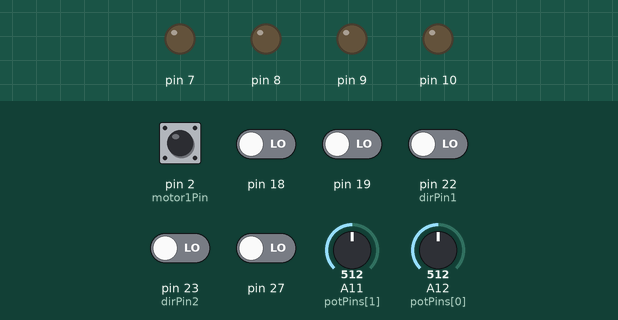
Simulated run of this sketch. Board: Arduino Mega 2560, built with avr-gcc and run on an emulated ATmega2560. On the bench: output pins drawn as LEDs (lit = HIGH). The test bench sets the inputs (shaded band); at power-on: pin 2 (motor1Pin), pin 18, pin 19, pin 22 (dirPin1), pin 23 (dirPin2), pin 27 LOW, A11 (potPins[1]) = 512, A12 (potPins[0]) = 512. The ROS host is connected and sends only what is stated; pins used as bus, display or sensor lines are not drawn; what the sketch prints to the serial monitor is not drawn.

Above: at 1.2 s.
1.3 s: pin 2 (motor1Pin) driven HIGH
At 1.96 s:
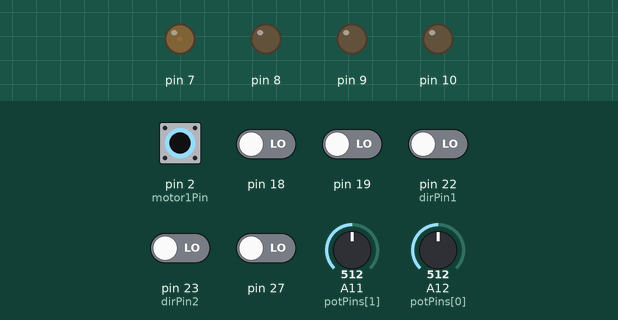
4.3 s: pin 18 driven HIGH
At 6.08 s:
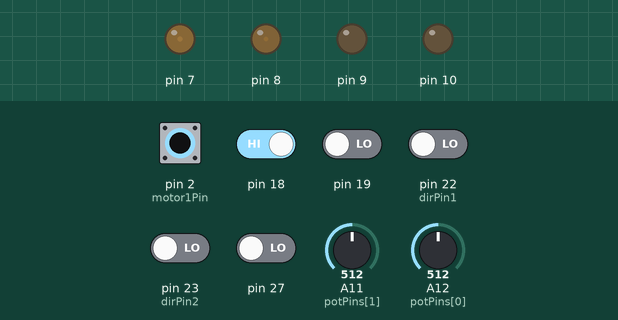
7.3 s: pin 19 driven HIGH
At 9.86 s:
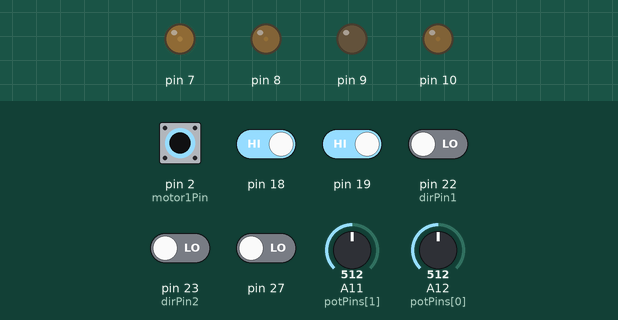
10.3 s: A11 (potPins[1]) set to 0
13.3 s: pin 2 (motor1Pin) pulsed LOW 2 times (0.12 s each, 0.3 s apart)
16.9 s: A12 (potPins[0]) set to 0
At 17.16 s:
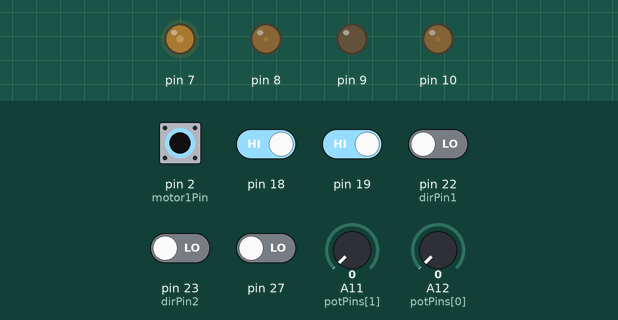
Timing chart, 0 to 23.8 s (numbered marks = the images above; inputs shaded):
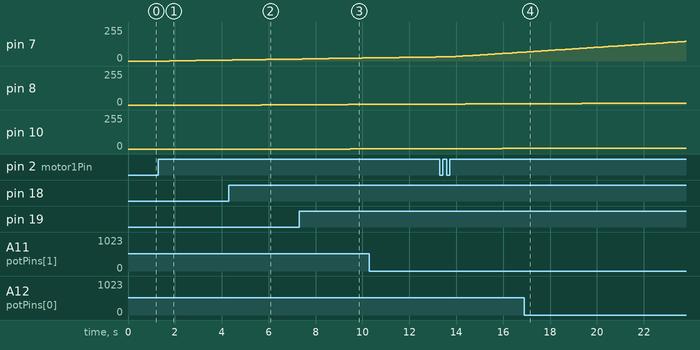

Measured:
- after the input at 1.3 s, pin 7: moves from 0/255 to 7/255 over 2.3 s, starting after 0.46 s
- after the input at 4.3 s, pin 8: 0/255 → 1/255 after 1.4 s, → 2/255 1.2 s later
- after the input at 7.3 s, pin 10: 0/255 → 1/255 after 2.2 s

The sketch:

Percy_4ws_control.ino
```cpp
#include <PID_v1.h>

#include <ros.h>
#include <std_msgs/String.h>
#include <std_msgs/Float64MultiArray.h>

#include <AccelStepper.h>


ros::NodeHandle  nh;
uint8_t dirPin1 = 22;
uint8_t dirPin2 = 23;
uint8_t motor1Pin = 2;
uint8_t motor2Pin = 4;


//encoder Pins array
uint8_t encoderAPins[4]; //remember these must be interupt pins
uint8_t encoderBPins[4];  //this can just be digital pins
uint8_t pwmPins[4];
uint8_t dirPins[4];

long prevT_i[4];
volatile float velocity_i[4];

double Kp = 0.1, Ki = 25, Kd = 0.01;

double target, Input, Output;


//Stepper Motor Variables
#define motorInterfaceType 1
#define NUMSTEPPERS 2      //NOTE Change to 4 for rear robot
#define BUFFER 5
uint8_t stepDirPins[]={28,4,0,0}; //Need to add all stepper pins
uint8_t stepPins[]={29,3,0,0};    //Need to add all stepper pins
float stepperAngles[4];
float stepperSteps[4];
float curAngles[4];
int error[4];
int potVals[]={A12,A11};
uint8_t potPins[]={A12,A11};
int oldAngVals[4];

AccelStepper frontLeftStepper = AccelStepper(motorInterfaceType, stepPins[0], stepDirPins[0]);
AccelStepper frontRightStepper = AccelStepper(motorInterfaceType, stepPins[2], stepDirPins[2]);

AccelStepper rearLeftStepper = AccelStepper(motorInterfaceType, stepPins[1], stepDirPins[1]);
AccelStepper rearRightStepper = AccelStepper(motorInterfaceType, stepPins[3], stepDirPins[3]);


AccelStepper Steppers[] = {frontLeftStepper,rearLeftStepper}; //Just for testsing
//AccelStepper Steppers[] = {frontLeftStepper,rearLeftStepper, frontRightStepper, rearRightStepper}; //for real robot

float lookUpTable[28][2]={
{0  ,0},
{10  ,0},
{20 , 0},
{30 , 6},
{40 , 46},
{50 , 87},
{60 , 128},
{70 , 168},
{80 , 208},
{90 , 253},
{100, 295},
{110, 336},
{120, 378},
{130, 422},
{140, 466},
{150, 514},
{160, 561},
{170, 607},
{180, 656},
{190 ,699},
{200 ,742},
{210 ,784},
{220, 825},
{230, 865},
{240, 905},
{250, 946},
{260, 990},
{270,1018}


  };


double motorSpeed[4]; //desired speed
double motorVelocity[4]; //actual speed of motor
double motorCMD[4]; //pwm signal from pid


PID myPID1(&motorVelocity[0], &motorCMD[0], &motorSpeed[0], Kp, Ki, Kd, DIRECT);
PID myPID2(&motorVelocity[1], &motorCMD[1], &motorSpeed[1], Kp, Ki, Kd, DIRECT);
PID myPID3(&motorVelocity[2], &motorCMD[2], &motorSpeed[2], Kp, Ki, Kd, DIRECT);
PID myPID4(&motorVelocity[3], &motorCMD[3], &motorSpeed[3], Kp, Ki, Kd, DIRECT);

float v2Filt = 0;
float v2Prev[4];


double vel1;
double vel2;
double ang1;
double ang2;

void wheelCommands( const std_msgs::Float64MultiArray& WheelCommand){
//  Serial.println("Recieved Data");
 // Serial.println("Joint2: ");
//  Serial.println(VelCommand.data[0]);
    vel2=WheelCommand.data[1];
  vel1=WheelCommand.data[0];

  ang1 = WheelCommand.data[4];
  ang2 = WheelCommand.data[5];

//  Serial.println("Joint2: ");  // blink the led
//    Serial.println(VelCommand.data[1]);   // blink the led
//Serial.println("Joint3: ");
//  Serial.println(VelCommand.data[2]);   // blink the led
//Serial.println("Joint4: ");
//  Serial.println(VelCommand.data[3]);   // blink the led


}
ros::Subscriber<std_msgs::Float64MultiArray> sub("WheelCommands", wheelCommands );


//#################################### Drive motor Control ###################################

void driveMotorSetup(){
  encoderAPins[1] = 18;
  encoderBPins[1] = 23;
  pwmPins[1] = 8;
  //  dirPins[1] = ;

    encoderAPins[3] = 19;
    encoderBPins[3] = 22;
    pwmPins[3] = 10;
   ///  [0] = 24;

      encoderAPins[2] = 2;
    encoderBPins[2] = 27;
    pwmPins[2] = 7;
//    dirPins[2] = 25;

    encoderAPins[0] = 3;
    encoderBPins[0] = 26 ;
    pwmPins[0] = 9;
  //  dirPins[3] = ;

  for (int i = 0; i < 4; i++) {
    pinMode(encoderAPins[i], INPUT);
    pinMode(encoderAPins[i], INPUT);
    pinMode(pwmPins[i], OUTPUT);
    pinMode(dirPins[i], OUTPUT);
    pinMode(stepDirPins[i],OUTPUT);
    pinMode(stepPins[i],OUTPUT);

  }


  myPID1.SetMode(AUTOMATIC);
  myPID2.SetMode(AUTOMATIC);
  myPID3.SetMode(AUTOMATIC);
  myPID4.SetMode(AUTOMATIC);

  attachInterrupt(digitalPinToInterrupt(encoderAPins[0]),
                  encoderPin1, RISING);
  attachInterrupt(digitalPinToInterrupt(encoderAPins[1]),
                  encoderPin2, RISING);
  attachInterrupt(digitalPinToInterrupt(encoderAPins[2]),
                  encoderPin3, RISING);
  attachInterrupt(digitalPinToInterrupt(encoderAPins[3]),
                  encoderPin4, RISING);

}


//function in attach interupt do not allow for parameters
void encoderPin1() {
  readEncoder(0);
}
void encoderPin2() {
  readEncoder(1);
}
void encoderPin3() {
  readEncoder(2);
}
void encoderPin4() {
  readEncoder(3);
}


void readEncoder(int motorNum) {
  // Read encoder B when ENCA rises
  int b = digitalRead(encoderBPins[motorNum]);
  int increment = 0;
  if (b > 0) {
    // If B is high, increment forward
    increment = 1;
  }
  else {
    // Otherwise, increment backward
    increment = -1;
  }

  // Compute velocity with method 2
  long currT = micros();
  float deltaT = ((float) (currT - prevT_i[motorNum])) / 1.0e6;
  velocity_i[motorNum] = increment / deltaT;
  prevT_i[motorNum] = currT;
}


void driveMainMotors(){


}


//################################### End of Drive Motor Control ################################


// ##################################### Stepper Control #####################################


//Setup function for stepper motors

void stepperSetup(){
  for(int i=0; i<NUMSTEPPERS; i++){
    Steppers[i].setMaxSpeed(1000);
    Steppers[i].moveTo(0);
    Steppers[i].runSpeedToPosition();
  }
}


//finds the angle in the lookup table
int calcAng(int potVal){
  int i = 0;
  float ang = 0;
  if(potVal>992){
    return 270;

  }else if(potVal<6){
        Serial.println("Zero!");
    return 0;
  }

  while(lookUpTable[i][1]<potVal){
    i++;
  }
  if(lookUpTable[i-1][1]!= potVal){
    //interpolation formula: y = y1 + (x-x1)*((y2-y1)/(x2-x1))
    ang = lookUpTable[i-1][0] + (potVal - lookUpTable[i-1][1])*((lookUpTable[i][0]-lookUpTable[i-1][0])/(lookUpTable[i][1]-lookUpTable[i-1][1]));
    Serial.print("inter ang:  ");
    Serial.println(ang);
//    Serial.println(i);
    return (int)ang;
  }
  else{
    return lookUpTable[i-1][0];
  }
}

bool steppersFinished(){
  for(int i=0; i<4; i++){
  if(Steppers[i].isRunning() == true)
  {
        Serial.println("running ");
  return false;
  }
  }
          Serial.println("not ");

  return true;

  }


void driveSteppers(){


  //Calculate angles in degrees
    stepperAngles[0]=ang1*180/PI;
    stepperAngles[1]=ang2*180/PI;

//    stepperAngles[0]=ang1;
//    stepperAngles[1]=ang2;


    //Calculate Angles in steps
    stepperSteps[0]=stepperAngles[0]/1.8*2;  //NOTE THESE SHOULD BE /1.8*2 TO ACCOUNT FOR GEAR RATIO
    stepperSteps[1]=stepperAngles[1]/1.8*2;

//    Serial.print("front stepper Steps");
//    Serial.println(stepperSteps[0]);
//
//    Serial.print("rear stepper Steps");
//    Serial.println(stepperSteps[1]);


//Drive Steppers
  for(int i=0; i<NUMSTEPPERS; i++){
    if(stepperAngles[i] != oldAngVals[i]){
      //initial move command
  Steppers[i].moveTo(stepperSteps[i]);
       Steppers[i].setSpeed(100);

       oldAngVals[i]=stepperAngles[i];

    }
//
//      Serial.print("Current angle:  ");
//  Serial.println(curAngle);
    Serial.print("Desireed angle:  ");
  Serial.println(stepperAngles[i]);
//  Steppers[i].runSpeedToPosition();
    //  Serial.print("potVal:  ");
//  Serial.println(potVal);
  }
//  while(steppersFinished()) //if you want to stop all the drive motors until the steppers are finished
//  {
//
    for(int i=0; i<NUMSTEPPERS;i++){

      if(stepperAngles[i] <30){

        Steppers[i].moveTo(stepperSteps[i]);
        Steppers[i].setSpeed(500);
        Steppers[i].runSpeedToPosition();
      }else{

    error[i] = stepperAngles[i] - curAngles[i];
    if(abs(error[i])>BUFFER){
    if(Steppers[i].runSpeedToPosition() == false){
      //move the distance between current position and desired position
    Steppers[i].move(error[i]);
        Steppers[i].setSpeed(500);
    }

    }
      }
    potVals[i] = analogRead(potPins[i]);
//    delay(100);
//      Serial.print("potVal:  ");
//  Serial.println(potVals[i]);
//  //get current angle from potentiometer value
    curAngles[i] = calcAng(potVals[i]);   //NOTE POTENTIOMETER VALUES ARE FROM 0 TO 260 LOOK UP TABLE SHOULD BE MODIFIED TO GO FROM -X TO +X I.E. -130 TO 130
//     Serial.print("Current angle f0r stepper ");
//     Serial.print(i);
//     Serial.print(":  ");
//  Serial.println(curAngles[i]);
//

//  }

  //  //Serial.print("Current angle:  ");
//  //Serial.println(curAngle);
//    Serial.print("Desireed angle:  ");
//  Serial.println(newAngle);
//      Serial.print("potVal:  ");
//  Serial.println(potVal);

  }


}


// ################################ stepper Control Finished ###########################################


void setup() {
  // put your setup code here, to run once:

  Serial.begin(57600);
//  pinMode(13, OUTPUT);
//  pinMode(dirPin1, OUTPUT);
//  pinMode(motor1Pin, OUTPUT);
//    pinMode(dirPin2, OUTPUT);
//  pinMode(motor2Pin, OUTPUT);
  nh.initNode();
  //nh.advertise(chatter);
  nh.subscribe(sub);

driveMotorSetup();
stepperSetup();


}


void loop() {
  // put your main code here, to run repeatedly:
  driveSteppers();
Serial.println("func finished");
  float velocity2[4];
  noInterrupts();
  //loop that sets all velcoity2 elements to velocity_i elements
  for (int i = 0; i < 4; i++) {
    velocity2[i] = velocity_i[i];
  }
  interrupts(); // turn interrupts back on


  //function that runs low pass filter on all elements in velocity2 array
  float v2;
  for (int i = 0; i < 4; i++) {
//    motorSpeed[i] = 90 * (sin(micros() / 1e6) > 0); //NOTE FOR TESTING TO SET THE SAME SPEED

    v2 = velocity2[i] / 420.0 * 60.0;
    motorVelocity[i] = 0.854 * motorVelocity[i] + 0.0728 * v2 + 0.0728 * v2Prev[i];
    v2Prev[i] = v2;
  }

//   motorSpeed[0] = 90*(sin(micros()/1e6)>0); //NOTE FOR TESTING TO SET THE SAME SPEED
//    motorSpeed[1] = 45*(sin(micros()/1e6)>0); //NOTE FOR TESTING TO SET THE SAME SPEED
//   motorSpeed[2] = 90*(sin(micros()/1e6)>0); //NOTE FOR TESTING TO SET THE SAME SPEED
//    motorSpeed[3] = 45*(sin(micros()/1e6)>0); //NOTE FOR TESTING TO SET THE SAME SPEED

   motorSpeed[0] = vel1*(60/(2*PI)); //NOTE FOR TESTING TO SET THE SAME SPEED
    motorSpeed[1] = vel1*(60/(2*PI)); //NOTE FOR TESTING TO SET THE SAME SPEED
   motorSpeed[2] = vel2*(60/(2*PI)); //NOTE FOR TESTING TO SET THE SAME SPEED
    motorSpeed[3] = vel2*(60/(2*PI)); //NOTE FOR TESTING TO SET THE SAME SPEED


//  Serial.print("motorSpeed[0]: ");
// Serial.println(motorSpeed[0]);
//
//   Serial.print("motorCMD[0]: ");
// Serial.println(motorCMD[0]);


  myPID1.Compute();
  myPID2.Compute();
  myPID3.Compute();
  myPID4.Compute();


  for (int i = 0; i < 4; i++) {
    digitalWrite(dirPins[i], HIGH);
    analogWrite(pwmPins[i], motorCMD[i]);
  }
//  Serial.print(motorSpeed[1]);
//  Serial.print(" ");
//  Serial.print(motorVelocity[1]);
//  Serial.print(" ");
//  Serial.print(motorSpeed[0]);
////  Serial.print(" ");
////  Serial.print(motorVelocity[2]);
////  Serial.print(" ");
////  Serial.print(motorVelocity[3]);
//  Serial.print(" ");
//  Serial.print(motorVelocity[0]);
//  Serial.println();

  nh.spinOnce();
}
```
